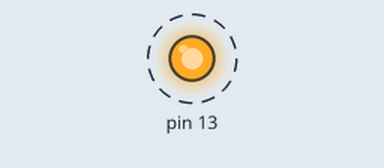
The program below on a simulated Arduino Uno, built with avr-gcc and run on an emulated ATmega328P. On the bench: output pins drawn as LEDs (lit = HIGH). Dashed ring = blinking.

Above: at 0.5 s.
Timing chart, 0 to 4.6 s (numbered marks = the images above):
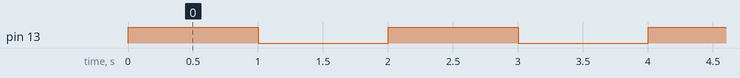

Measured:
- by itself, pin 13: alternates HIGH for 1.0 s and LOW for 1.0 s

The program:

main.cpp
```cpp
#include "Arduino.h"

// pin13 = PB5
void setup()
{
    DDRB |= (1 << 5); // set pin13 as output
}

void loop()
{
    PORTB |= (1 << 5); // set output 13 HIGH
    delay(1000);
    PORTB &= ~(1 << 5); // set output 13 LOW
    delay(1000);
}
```
